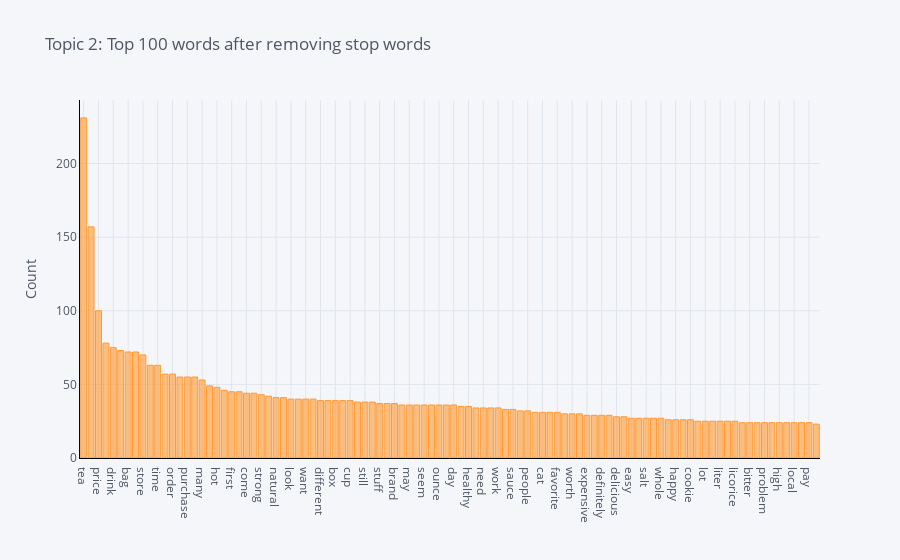

Source (notebook cell):
### Code cell
plot_model(hdp2, plot = 'frequency', topic_num = 'Topic 2')

### Figure 1 — Plotly figure (JSON) as saved in the notebook; plotly's stock layout.template omitted (floating-point values rounded to 4 significant figures)
{"data": [{"marker": {"color": "rgba(255, 153, 51, 0.6)", "line": {"color": "rgba(255, 153, 51, 1.0)", "width": 1}}, "name": "count", "orientation": "v", "text": "", "type": "bar", "x": ["tea", "coffee", "price", "much", "drink", "water", "bag", "think", "store", "also", "time", "sweet", "order", "cost", "purchase", "say", "many", "little", "hot", "add", "first", "review", "come", "sugar", "strong", "however", "natural", "take", "look", "bar", "want", "ingredient", "different", "bad", "box", "could", "cup", "recommend", "still", "know", "stuff", "organic", "brand", "way", "may", "perfect", "seem", "quality", "ounce", "long", "day", "mix", "healthy", "thing", "need", "always", "work", "bottle", "sauce", "amount", "people", "change", "cat", "enjoy", "favorite", "regular", "worth", "never", "expensive", "small", "definitely", "see", "delicious", "almost", "easy", "smell", "salt", "rice", "whole", "bit", "happy", "dog", "cookie", "feel", "lot", "put", "liter", "real", "licorice", "case", "bitter", "big", "problem", "disappoint", "high", "snack", "local", "oil", "pay", "kind"], "y": [231, 157, 100, 78, 75, 73, 72, 72, 70, 63, 63, 57, 57, 55, 55, 55, 53, 49, 48, 46, 45, 45, 44, 44, 43, 42, 41, 41, 40, 40, 40, 40, 39, 39, 39, 39, 39, 38, 38, 38, 37, 37, 37, 36, 36, 36, 36, 36, 36, 36, 36, 35, 35, 34, 34, 34, 34, 33, 33, 32, 32, 31, 31, 31, 31, 30, 30, 30, 29, 29, 29, 29, 28, 28, 27, 27, 27, 27, 27, 26, 26, 26, 26, 25, 25, 25, 25, 25, 25, 24, 24, 24, 24, 24, 24, 24, 24, 24, 24, 23]}], "layout": {"legend": {"bgcolor": "#F5F6F9", "font": {"color": "#4D5663"}}, "paper_bgcolor": "#F5F6F9", "plot_bgcolor": "#F5F6F9", "title": {"font": {"color": "#4D5663"}, "text": "Topic 2: Top 100 words after removing stop words"}, "xaxis": {"gridcolor": "#E1E5ED", "linecolor": "black", "showgrid": true, "tickfont": {"color": "#4D5663"}, "title": {"font": {"color": "#4D5663"}, "text": ""}, "zerolinecolor": "#E1E5ED"}, "yaxis": {"gridcolor": "#E1E5ED", "linecolor": "black", "showgrid": true, "tickfont": {"color": "#4D5663"}, "title": {"font": {"color": "#4D5663"}, "text": "Count"}, "zerolinecolor": "#E1E5ED"}}}
